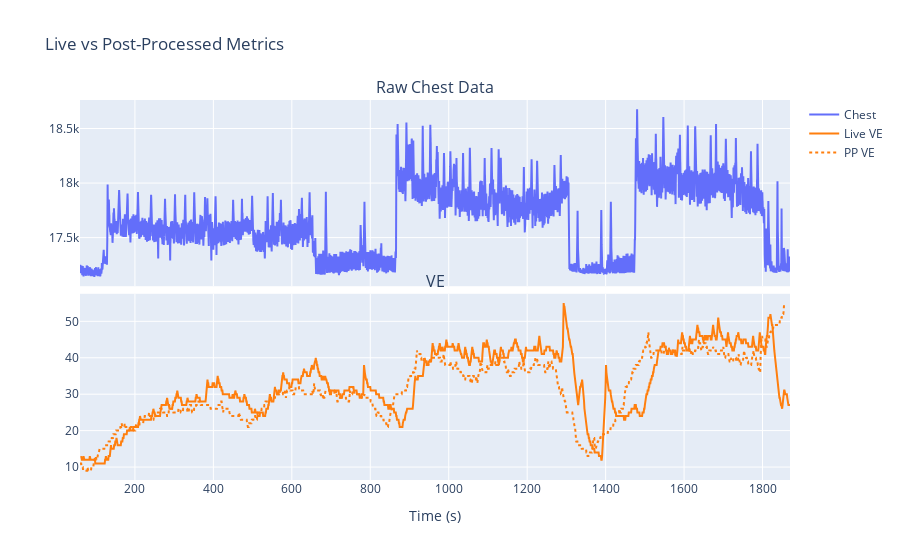

The notebook cell this image was saved under:
### Markdown cell above
## Comparison of PP and Live

### Code cell
live_df = run_cleaning_process(live_b3_df[key_metrics], demo = False)
fig = plot_metrics_compare(raw_chest, live_df, pp_df)
fig.show(renderer = "jupyterlab")

### Figure 1 — Plotly figure (JSON) as saved in the notebook; plotly's stock layout.template omitted (floating-point values rounded to 4 significant figures; data arrays with more than 128 entries replaced by an {"elided": "..."} marker saying what was removed)
{"data": [{"name": "Chest", "x": {"elided": "45217 float values"}, "y": {"elided": "45217 int values"}, "type": "scatter", "xaxis": "x", "yaxis": "y"}, {"line": {"color": "#ff7f0e", "dash": "solid"}, "name": "Live VE", "x": {"elided": "1808 int values"}, "y": {"elided": "1808 int values"}, "type": "scatter", "xaxis": "x2", "yaxis": "y2"}, {"line": {"color": "#ff7f0e", "dash": "dot"}, "name": "PP VE", "x": {"elided": "1796 int values"}, "y": {"elided": "1796 int values"}, "type": "scatter", "xaxis": "x2", "yaxis": "y2"}], "layout": {"xaxis": {"anchor": "y", "domain": [0.0, 1.0], "matches": "x2", "showticklabels": false}, "yaxis": {"anchor": "x", "domain": [0.51, 1.0]}, "xaxis2": {"anchor": "y2", "domain": [0.0, 1.0], "title": {"text": "Time (s)"}}, "yaxis2": {"anchor": "x2", "domain": [0.0, 0.49]}, "annotations": [{"font": {"size": 16}, "showarrow": false, "text": "Raw Chest Data", "x": 0.5, "xanchor": "center", "xref": "paper", "y": 1.0, "yanchor": "bottom", "yref": "paper"}, {"font": {"size": 16}, "showarrow": false, "text": "VE", "x": 0.5, "xanchor": "center", "xref": "paper", "y": 0.49, "yanchor": "bottom", "yref": "paper"}], "title": {"text": "Live vs Post-Processed Metrics"}, "hovermode": "x unified"}}
